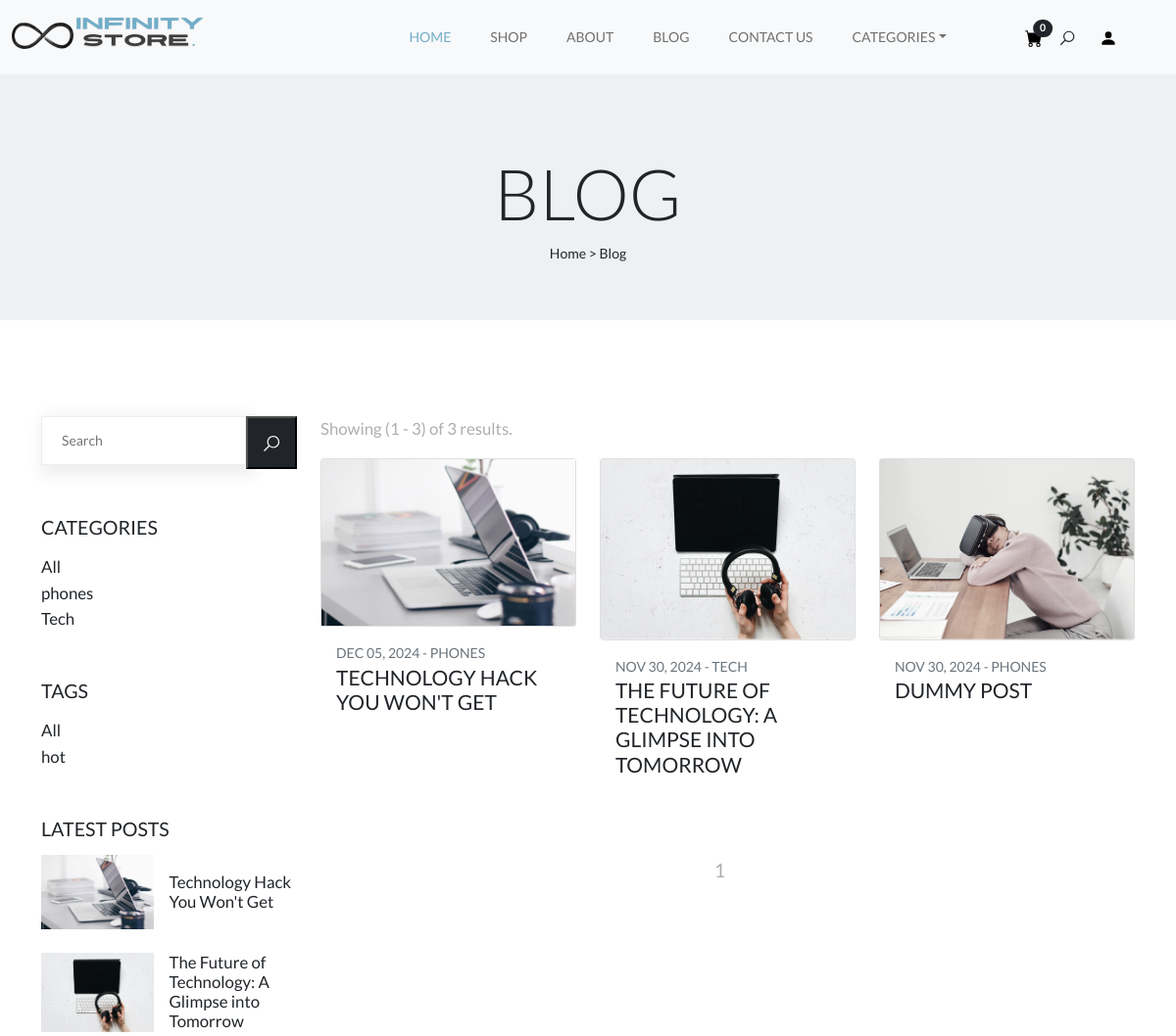
Before: /blog/ (upper part) with the older database file.
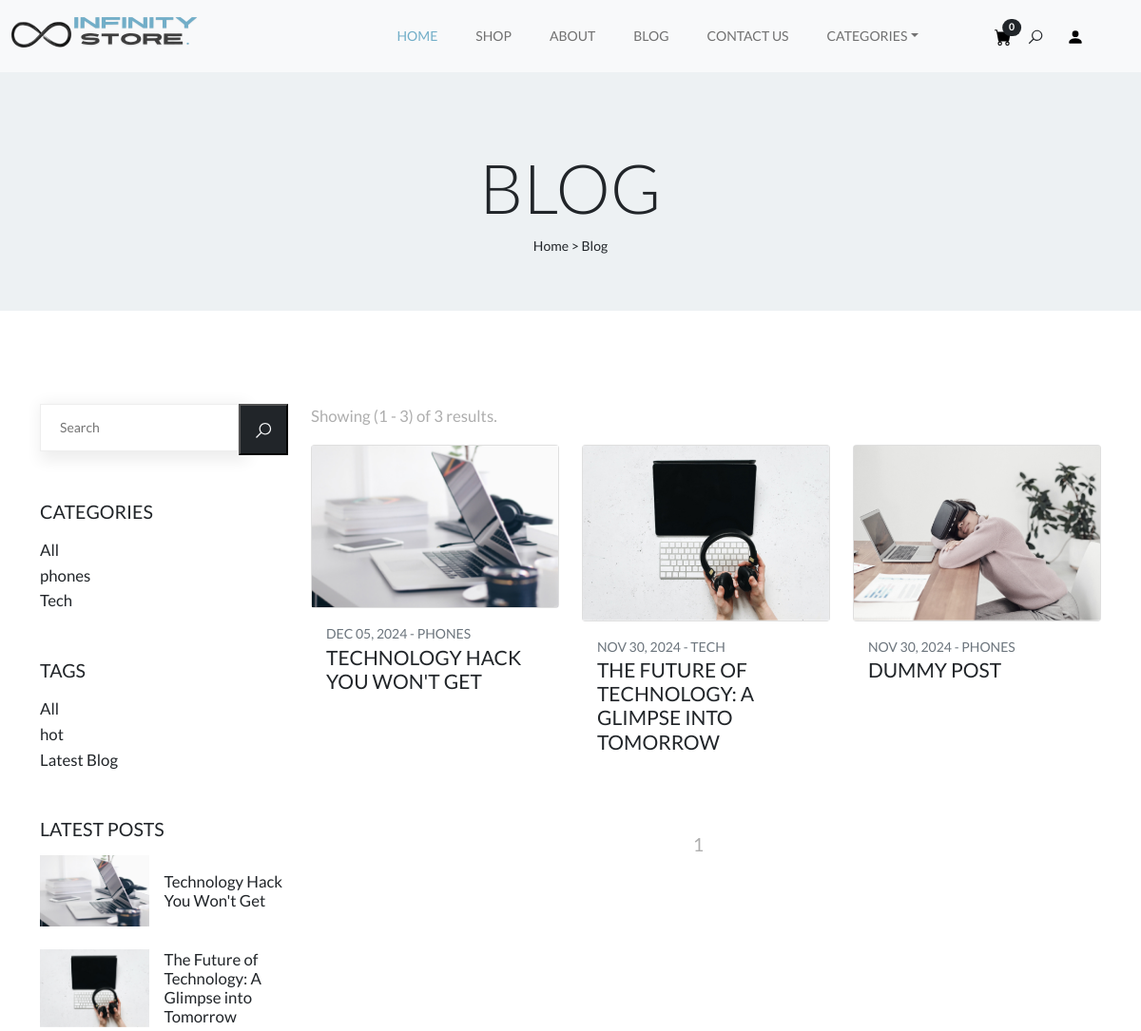
After: the same page with the newer database file.
### blog/models.py (models this page shows, shortened)
class Category(models.Model):
    name = models.CharField(max_length=100, unique=True)
    slug = models.SlugField(unique=True, blank=True)
    class Meta:
        verbose_name_plural = "Categories"
    def __str__(self):
        return self.name

class Tag(models.Model):
    name = models.CharField(max_length=50, unique=True)
    slug = models.SlugField(unique=True, blank=True)

class Post(models.Model):
    title = models.CharField(max_length=200)
    slug = models.SlugField(unique=True, blank=True)
    author = models.CharField(max_length=150)
    content = models.TextField(default='', blank=True)
    created_at = models.DateTimeField(auto_now_add=True)
    updated_at = models.DateTimeField(auto_now=True)
    category = models.ForeignKey(
        Category, on_delete=models.SET_NULL, null=True, blank=True)
    tags = models.ManyToManyField(Tag, blank=True, related_name="posts")
    image = models.ImageField(upload_to='post_images/', blank=True, null=True)

### blog/views.py (the view)
# urls.py: path("", views.AllBlogsView, name='blog'),
def AllBlogsView(request):
    posts = Post.objects.all().order_by('-id')
    latest_posts = Post.objects.all().order_by('-id')[:3]
    paginator = Paginator(posts, 9)
    tags = Tag.objects.all()
    all_categories = Category.objects.all()
    page = request.GET.get('page')
    try:
        posts_paginated = paginator.page(page)
    except PageNotAnInteger:
        posts_paginated = paginator.page(1)
    except EmptyPage:
        posts_paginated = paginator.page(paginator.num_pages)
    return render(request, "blog/all_blogs_template.html", {'posts': posts_paginated, 'all_categories': all_categories, 'tags': tags, 'latest_posts': latest_posts})

### Home/context_processors.py (called while the page is built)
def categories(request):
    categories = Categories.objects.all().order_by('-id')[:6]
    return {
        'categories': categories
    }

### cart/cart.py (called while the page is built)
    def __len__(self):
        return sum(self.cart.values())

### cart/context_processors.py (called while the page is built)
def cart(request):
    return {
        'cart': Cart(request)
    }

### blog/templates/blog/all_blogs_template.html (shortened to what this page needs)
{% extends 'index.html' %}
{% load static %}
{% block content %}
  <section class="hero-section position-relative bg-light-blue padding-medium">
    <div class="hero-content">
      <div class="container">
        <div class="row">
          <div class="text-center padding-large no-padding-bottom">
            <h1 class="display-2 text-uppercase text-dark">Blog</h1>
            <div class="breadcrumbs">
              <span class="item"><a href="index.html">Home ></a></span>
              <span class="item">Blog</span>
            </div>
          </div>
        </div>
      </div>
    </div>
  </section>
  <section class="post-grid padding-large">
    <div class="container">
      <div class="row d-flex flex-wrap">
        <aside class="col-md-3">
          <div class="sidebar">
            <div class="widget-search-bar">
              <form role="search" method="get" method="get" class="d-flex" action="{% url 'blog-search' %}">
                <input class="search-field" placeholder="Search" type="search" value="" name="s" id="search-form" />
                <button type="submit" class="search-submit search-icon bg-dark">
                  <svg class="search text-light">
                    <use xlink:href="#search"></use>
                  </svg>
                </button>
              </form>
            </div>
            <div class="sidebar-filter pt-5">
              <div class="widget sidebar-product-categories mb-5">
                <h5 class="widget-title text-uppercase">Categories</h5>
                <ul class="product-categories sidebar-list list-unstyled">
                  <li class="cat-item">
                    <a href="{% url 'blog' %}">All</a>
                  </li>
                  {% for cat in all_categories %}
                    <li class="cat-item">
                      <a href="{% url 'blog-category' cat.slug %}">{{ cat.name }}</a>
                    </li>
                  {% endfor %}
                </ul>
              </div>
              <div class="widget sidebar-product-tags mb-5">
                <h5 class="widget-title text-uppercase">Tags</h5>
                <ul class="product-tags sidebar-list list-unstyled">
                  <li class="cat-item">
                    <a href="{% url 'blog' %}">All</a>
                  </li>
                  {% for tag_item in tags %}
                    <li class="tags-item">
                      <a href="{% url 'blog-tag' tag_item.slug %}">{{ tag_item.name }}</a>
                    </li>
                  {% endfor %}
                </ul>
              </div>
              <div class="widget sidebar-recent-post mb-5">
                <h5 class="widget-title text-uppercase">Latest Posts</h5>
                <div class="sidebar-post-item">
                  {% for one_post in latest_posts %}
                    <div class="d-flex flex-wrap align-items-center mb-3">
                      <div class="col-lg-6">
                        <div class="card-image pe-3 pb-2">
                          <a href="{% url 'single-blog' one_post.slug %}"><img src="{{ one_post.image.url }}" alt="{{ one_post.title }}" class="img-fluid" /></a>
                        </div>
                      </div>
                      <div class="col-lg-6">
                        <div class="card-content">
                          <h4 class="card-title"><a href="{% url 'single-blog' one_post.slug %}">{{ one_post.title }}</a></h4>
                        </div>
                      </div>
                    </div>
                  {% endfor %}
                </div>
              </div>
            </div>
          </div>
        </aside>
        <main class="col-md-9">
          <div class="filter-shop d-flex justify-content-between">
            <div class="showing-product">
              <p>Showing ({{ posts.start_index }} - {{ posts.end_index }}) of {{ posts.paginator.count }} results.</p>
            </div>
          </div>
          <div class="row">
            {% for post in posts %}
              <div class="col-lg-4">
                <div class="card border-none">
                  <div class="card-image">
                    <a href="{% url 'single-blog' post.slug %}"><img src="{{ post.image.url }}" alt="" class="img-fluid" /></a>
                  </div>
                </div>
                <div class="card-body text-uppercase">
                  <div class="card-meta text-muted">
                    <span class="meta-date">{{ post.created_at|date:'b d, Y' }}</span>
                    <span class="meta-category">- {{ post.category }}</span>
                  </div>
                  <h3 class="card-title"><a href="{% url 'single-blog' post.slug %}">{{ post.title }}</a></h3>
                </div>
              </div>
            {% endfor %}
          </div>
          <nav class="navigation paging-navigation text-center padding-medium" role="navigation">
            <div class="pagination loop-pagination d-flex justify-content-center align-items-center">
              {% for num in posts.paginator.page_range %}
                {% if posts.number == num %}
                  <span aria-current="page" class="page-numbers current pe-3">{{ num }}</span>
                {% else %}
                  <a class="page-numbers pe-3" href="?page={{ num }}">{{ num }}</a>
                {% endif %}
              {% endfor %}
            </div>
          </nav>
        </main>
      </div>
    </div>
  </section>
{% endblock %}

### templates/index.html (shortened to what this page needs)
{% load static %}
<!DOCTYPE html>
<html>
  <head>
    <link rel="stylesheet" type="text/css" href="{% static 'css/bootstrap.min.css' %}" />
    <link rel="stylesheet" type="text/css" href="{% static 'style.css' %}" />
    <link rel="stylesheet" href="https://cdn.jsdelivr.net/npm/swiper@9/swiper-bundle.min.css" />
    <link rel="stylesheet" href="https://cdnjs.cloudflare.com/ajax/libs/font-awesome/6.4.0/css/all.min.css" />
  </head>
  <body data-bs-spy="scroll" data-bs-target="#navbar" data-bs-root-margin="0px 0px -40%" data-bs-smooth-scroll="true" tabindex="0">
    {% block navigation %}
      <header id="header" class="site-header header-scrolled position-fixed text-black bg-light">
        <nav id="header-nav" class="navbar navbar-expand-lg navbar-light bg-light fixed-top">
          <div class="container-fluid">
            <a class="navbar-brand" href="{% url 'home' %}"><img src="{% static 'images/store.png' %}" class="logo" /></a>
            <div class="offcanvas offcanvas-end" tabindex="-1" id="bdNavbar" aria-labelledby="bdNavbarOffcanvasLabel">
              <div class="offcanvas-body">
                <ul id="navbar" class="navbar-nav text-uppercase justify-content-end align-items-center flex-grow-1 pe-3">
                  <li class="nav-item">
                    <a class="nav-link me-4 active" href="{% url 'home' %}">Home</a>
                  </li>
                  <li class="nav-item">
                    <a class="nav-link me-4" href="{% url 'shop' %}">Shop</a>
                  </li>
                  <li class="nav-item">
                    <a class="nav-link me-4" href="{% url 'about' %}">About</a>
                  </li>
                  <li class="nav-item">
                    <a class="nav-link me-4" href="{% url 'blog' %}">Blog</a>
                  </li>
                  <li class="nav-item">
                    <a class="nav-link me-4" href="{% url 'contact' %}">Contact Us</a>
                  </li>
                  <li class="nav-item dropdown">
                    <a class="nav-link me-4 dropdown-toggle link-dark" data-bs-toggle="dropdown" href="#" role="button" aria-expanded="false">Categories</a>
                  </li>
                  <li class="nav-item">
                    <div class="user-items ps-5">
                      <ul class="d-flex align-items-center justify-content-end list-unstyled">
                        <li class="pe-3">
                          <a href="{% url 'cart-summary' %}" class="cart-container position-relative">
                            <svg class="cart">
                              <use xlink:href="#cart"></use>
                            </svg>
                            <span class="badge bg-dark text-white rounded-pill position-absolute top-0 start-100 translate-middle" id="cart_quantity">{{ cart|length }}</span>
                          </a>
                        </li>
                        <li class="search-item pe-3">
                          <a href="#" class="search-button">
                            <svg class="search">
                              <use xlink:href="#search"></use>
                            </svg>
                          </a>
                        </li>
                        <li class="nav-item dropdown">
                          <a href="#" class="nav-link me-4 link-dark" data-bs-toggle="dropdown" role="button" aria-expanded="false">
                            <svg class="user">
                              <use xlink:href="#user"></use>
                            </svg>
                          </a>
                        </li>
                      </ul>
                    </div>
                  </li>
                </ul>
              </div>
            </div>
          </div>
        </nav>
      </header>
    {% endblock %}
    {% block content %}
    {% endblock %}
  </body>
</html>

### static/style.css (style rules this page uses)
:root { --accent-color: #717171; --white-color: #fff; --black-color: #000; --gray-color: #f3f3f3; --gray-color-300: #d8d8d8; --gray-color-500: #aeaeae; --gray-color-800: #3a3a3a; --light-gray-color: #d7dddf; --primary-color: #72aec8; --bs-primary-rgb: 114, 174, 200; --light-color: #f8f9fa; --dark-color: #212529; --light-blue-color: #edf1f3; --navbar-color-color: #131814; --swiper-theme-color: #4a4a4a; --swiper-pagination-color: #4a4a4a; }
:root { --body-font: "Lato", sans-serif; --heading-font: "Jost", sans-serif; }
*, *::before, *::after { -webkit-box-sizing: border-box; -moz-box-sizing: border-box; box-sizing: border-box; }
html { box-sizing: border-box; }
body { font-family: var(--body-font); font-size: 14px; font-weight: 500; line-height: 1.6; margin: 0; }
p { font-size: 1.2em; color: var(--gray-color-500); }
a { color: var(--dark-color); text-decoration: none; transition: 0.3s color ease-out; }
.bg-dark { background: var(--dark-color); }
.bg-light { background: var(--light-color); }
.bg-light-blue { background: var(--light-blue-color); }
.padding-medium { padding-top: 4em; padding-bottom: 4em; }
.padding-large { padding-top: 7em; padding-bottom: 7em; }
.no-padding-bottom { padding-bottom: 0 !important; }
h3.card-title, h3.cart-title { font-size: 1.5em; }
.site-header { position: fixed; width: 100%; z-index: 10; transition: background 0.3s ease-out; }
.navbar-nav .nav-item a.nav-link { color: var(--accent-color); }
.navbar-nav .nav-item a.nav-link.active, .navbar-nav .nav-item a.nav-link:focus, .navbar-nav .nav-item a.nav-link:hover { color: var(--primary-color); }
#header-nav .offcanvas-end { width: 500px; }
.site-header .user-items svg { width: 18px; height: 18px; cursor: pointer; }
.sidebar input.search-field { width: 290px; height: 50px; box-shadow: 5px 5px 15px 5px #eee; border: 1px solid #eee; padding-left: 20px; outline-offset: 0; }
.sidebar .search-icon { padding: 14px; }
.sidebar svg.search { width: 20px; height: 20px; }
.sidebar h5.widget-title { font-size: 1.4em; margin-bottom: 15px; }
.sidebar .sidebar-list li { font-size: 1.2em; }
.sidebar .sidebar-list li a { color: var(--dark-30); }
.paging-navigation .pagination .page-numbers { font-size: 1.4em; color: var(--gray-color-500); }
.sidebar-post-item h4.card-title { font-size: 1.2em; }

### templates/index.html (style rules this page uses)
body { scrollbar-width: thin; scrollbar-color: #72aec8 #f8f9fa; }

Changed rows visible on the page:
added Tag: name "Latest Blog"
